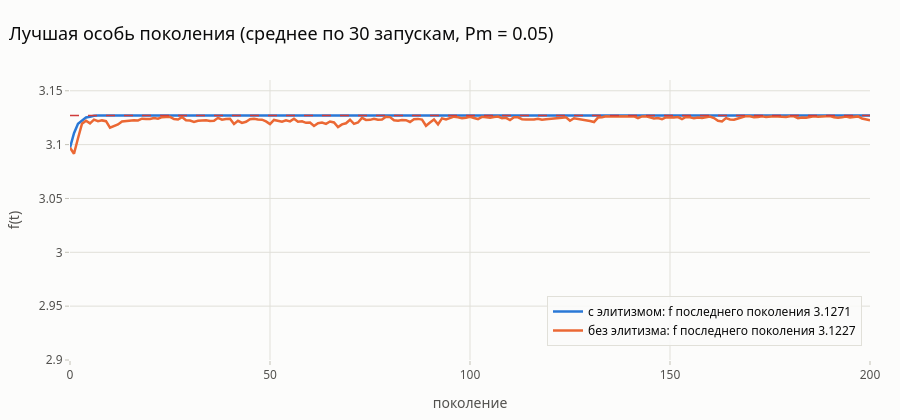

Notebook code for this chart:
### Markdown cell above
## 6. Роль элитизма

Сравним средние кривые лучшей особи текущего поколения с элитизмом и без (30 запусков, $P_m = 0{,}05$ — при заметной мутации без элитизма лучшая особь легко теряется).

### Code cell
curves = {}
for el in (True, False):
    rr = [run_ga(**{**DEFAULT, 'p_m': 0.05, 'elitism': el}, seed=2000 + s) for s in range(R)]
    curves[el] = (np.mean([r['hist_best'] for r in rr], axis=0), np.mean([r['success'] for r in rr]) * 100,
                  np.mean([r['hist_best'][-1] for r in rr]))
fig = go.Figure()
for k, (el, name) in enumerate([(True, 'с элитизмом'), (False, 'без элитизма')]):
    fig.add_trace(go.Scatter(x=np.arange(len(curves[el][0])), y=curves[el][0], mode='lines',
                             name=f'{name}: f последнего поколения {curves[el][2]:.4f}', line=dict(color=PALETTE[k], width=2.5)))
fig.add_hline(y=F_STAR, line=dict(color=GOAL, dash='dash', width=1.5))
fig.update_layout(title='Лучшая особь поколения (среднее по 30 запускам, Pm = 0.05)', xaxis_title='поколение',
                  yaxis_title='f(t)', yaxis_range=[2.9, 3.16], legend=dict(x=0.99, xanchor='right', y=0.05, yanchor='bottom'),
                  height=420)
save(fig, '05_elitism', height=420)
fig.show()
print({('с элитизмом' if k else 'без элитизма'): f'успехов {v[1]:.0f} %, f последнего поколения {v[2]:.5f}'
       for k, v in curves.items()})

### Figure 1 — Plotly figure (JSON) as saved in the notebook; plotly's stock layout.template omitted (floating-point values rounded to 4 significant figures; data arrays with more than 128 entries replaced by an {"elided": "..."} marker saying what was removed)
{"data": [{"line": {"color": "#2a78d6", "width": 2.5}, "mode": "lines", "name": "с элитизмом: f последнего поколения 3.1271", "type": "scatter", "x": {"elided": "201 int values"}, "y": {"elided": "201 float values"}}, {"line": {"color": "#eb6834", "width": 2.5}, "mode": "lines", "name": "без элитизма: f последнего поколения 3.1227", "type": "scatter", "x": {"elided": "201 int values"}, "y": {"elided": "201 float values"}}], "layout": {"height": 420, "legend": {"x": 0.99, "xanchor": "right", "y": 0.05, "yanchor": "bottom"}, "shapes": [{"line": {"color": "#d03b3b", "dash": "dash", "width": 1.5}, "type": "line", "x0": 0, "x1": 1, "xref": "x domain", "y0": 3.127, "y1": 3.127, "yref": "y"}], "title": {"text": "Лучшая особь поколения (среднее по 30 запускам, Pm = 0.05)"}, "xaxis": {"title": {"text": "поколение"}}, "yaxis": {"range": [2.9, 3.16], "title": {"text": "f(t)"}}}}
